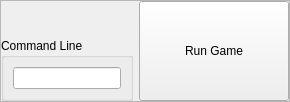
                     <widget class="QFrame" name="frame_6">
                      <property name="frameShape">
                       <enum>QFrame::StyledPanel</enum>
                      </property>
                      <property name="frameShadow">
                       <enum>QFrame::Raised</enum>
                      </property>
                      <layout class="QHBoxLayout" name="horizontalLayout_15">
                       <property name="spacing">
                        <number>6</number>
                       </property>
                       <property name="leftMargin">
                        <number>0</number>
                       </property>
                       <property name="topMargin">
                        <number>0</number>
                       </property>
                       <property name="rightMargin">
                        <number>0</number>
                       </property>
                       <property name="bottomMargin">
                        <number>0</number>
                       </property>
                       <item alignment="Qt::AlignBottom">
                        <widget class="QGroupBox" name="rgCustomLineGrouBox">
                         <property name="title">
                          <string>Command Line</string>
                         </property>
                         <layout class="QHBoxLayout" name="horizontalLayout_29">
                          <item>
                           <widget class="QLineEdit" name="rgCommandLine">
                            <property name="readOnly">
                             <bool>true</bool>
                            </property>
                           </widget>
                          </item>
                         </layout>
                        </widget>
                       </item>
                       <item>
                        <widget class="QPushButton" name="runGameBtn">
                         <property name="sizePolicy">
                          <sizepolicy hsizetype="Fixed" vsizetype="Fixed">
                           <horstretch>0</horstretch>
                           <verstretch>0</verstretch>
                          </sizepolicy>
                         </property>
                         <property name="minimumSize">
                          <size>
                           <width>150</width>
                           <height>100</height>
                          </size>
                         </property>
                         <property name="maximumSize">
                          <size>
                           <width>150</width>
                           <height>100</height>
                          </size>
                         </property>
                         <property name="text">
                          <string>Run Game</string>
                         </property>
                        </widget>
                       </item>
                      </layout>
                     </widget>
